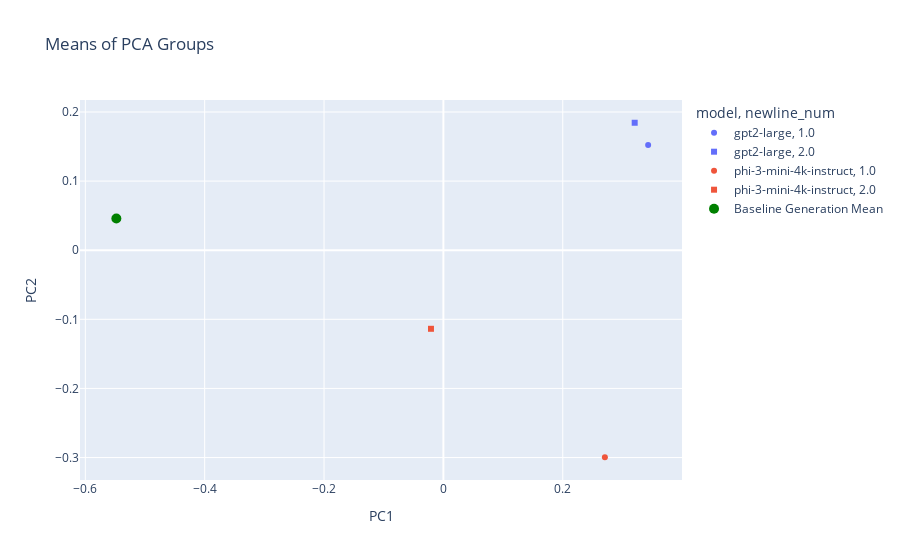

The notebook cell saved with this chart:
### Code cell
pca_df = pd.DataFrame(embeddings_reduced, columns=['PC1', 'PC2'])
pca_df['model'] = results_df['model']
pca_df['newline_num'] = results_df['newline_num']

mean_pca_df = pca_df.groupby(['model', 'newline_num']).mean().reset_index()
print(mean_pca_df.head())

# fig.add_trace(px.scatter(mean_pca_df, x='PC1', y='PC2', color='temperature', symbol='layers_string', 
#                          title='Means of PCA Groups').data[0]):
mean_pca_df['type'] = 'Mean'
pca_df['type'] = 'Original'
combined_df = pd.concat([pca_df, mean_pca_df], ignore_index=True)
# fig = px.scatter(combined_df, x='PC1', y='PC2', color='temperature', symbol='layers_string', title='PCA of Sentence Embeddings')

# Plot mean points
mean_fig = px.scatter(mean_pca_df, x='PC1', y='PC2', color='model', symbol='newline_num', title='Means of PCA Groups', symbol_sequence = ['circle', 'square', 'diamond', 'cross', 'x', 'triangle-up', 'pentagon', 'hexagon', 'octagon', 'star'])
    
mean_fig.add_trace(go.Scatter(x=[baseline_mean_x], y=[baseline_mean_y], mode='markers', marker=dict(color='green', size=10), name='Baseline Generation Mean'))

mean_fig.update_layout(coloraxis_colorbar=dict(yanchor="top", y=1, x=100, xref="container"))


mean_fig.show()

### Figure 1 — Plotly figure (JSON) as saved in the notebook; plotly's stock layout.template omitted (floating-point values rounded to 4 significant figures)
{"data": [{"hovertemplate": "model=gpt2-large<br>newline_num=1.0<br>PC1=%{x}<br>PC2=%{y}<extra></extra>", "legendgroup": "gpt2-large, 1.0", "marker": {"color": "#636efa", "symbol": "circle"}, "mode": "markers", "name": "gpt2-large, 1.0", "orientation": "v", "showlegend": true, "type": "scatter", "x": [0.3431], "xaxis": "x", "y": [0.1523], "yaxis": "y"}, {"hovertemplate": "model=gpt2-large<br>newline_num=2.0<br>PC1=%{x}<br>PC2=%{y}<extra></extra>", "legendgroup": "gpt2-large, 2.0", "marker": {"color": "#636efa", "symbol": "square"}, "mode": "markers", "name": "gpt2-large, 2.0", "orientation": "v", "showlegend": true, "type": "scatter", "x": [0.3205], "xaxis": "x", "y": [0.1844], "yaxis": "y"}, {"hovertemplate": "model=phi-3-mini-4k-instruct<br>newline_num=1.0<br>PC1=%{x}<br>PC2=%{y}<extra></extra>", "legendgroup": "phi-3-mini-4k-instruct, 1.0", "marker": {"color": "#EF553B", "symbol": "circle"}, "mode": "markers", "name": "phi-3-mini-4k-instruct, 1.0", "orientation": "v", "showlegend": true, "type": "scatter", "x": [0.2706], "xaxis": "x", "y": [-0.2996], "yaxis": "y"}, {"hovertemplate": "model=phi-3-mini-4k-instruct<br>newline_num=2.0<br>PC1=%{x}<br>PC2=%{y}<extra></extra>", "legendgroup": "phi-3-mini-4k-instruct, 2.0", "marker": {"color": "#EF553B", "symbol": "square"}, "mode": "markers", "name": "phi-3-mini-4k-instruct, 2.0", "orientation": "v", "showlegend": true, "type": "scatter", "x": [-0.02083], "xaxis": "x", "y": [-0.1137], "yaxis": "y"}, {"marker": {"color": "green", "size": 10}, "mode": "markers", "name": "Baseline Generation Mean", "type": "scatter", "x": [-0.548], "y": [0.04596]}], "layout": {"coloraxis": {"colorbar": {"x": 100, "xref": "container", "y": 1, "yanchor": "top"}}, "legend": {"title": {"text": "model, newline_num"}, "tracegroupgap": 0}, "title": {"text": "Means of PCA Groups"}, "xaxis": {"anchor": "y", "domain": [0, 1], "title": {"text": "PC1"}}, "yaxis": {"anchor": "x", "domain": [0, 1], "title": {"text": "PC2"}}}}
